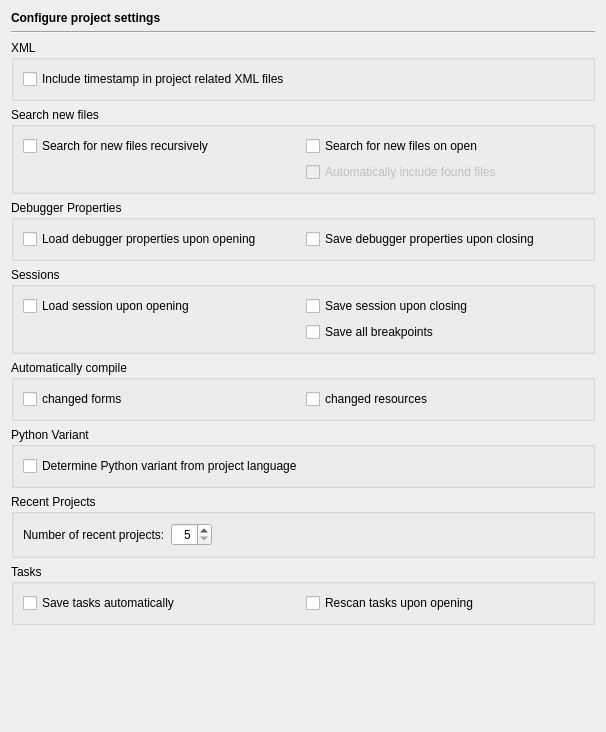
<?xml version="1.0" encoding="UTF-8"?>
<ui version="4.0">
 <class>ProjectPage</class>
 <widget class="QWidget" name="ProjectPage">
  <property name="geometry">
   <rect>
    <x>0</x>
    <y>0</y>
    <width>604</width>
    <height>732</height>
   </rect>
  </property>
  <layout class="QVBoxLayout" name="verticalLayout_3">
   <item>
    <widget class="QLabel" name="headerLabel">
     <property name="text">
      <string>&lt;b&gt;Configure project settings&lt;/b&gt;</string>
     </property>
    </widget>
   </item>
   <item>
    <widget class="Line" name="line8">
     <property name="frameShape">
      <enum>QFrame::HLine</enum>
     </property>
     <property name="frameShadow">
      <enum>QFrame::Sunken</enum>
     </property>
     <property name="orientation">
      <enum>Qt::Horizontal</enum>
     </property>
    </widget>
   </item>
   <item>
    <widget class="QGroupBox" name="groupBox_6">
     <property name="title">
      <string>XML</string>
     </property>
     <layout class="QVBoxLayout">
      <item>
       <widget class="QCheckBox" name="projectTimestampCheckBox">
        <property name="toolTip">
         <string>Select, if a timestamp should be written to all project related XML files</string>
        </property>
        <property name="text">
         <string>Include timestamp in project related XML files</string>
        </property>
       </widget>
      </item>
     </layout>
    </widget>
   </item>
   <item>
    <widget class="QGroupBox" name="groupBox_2">
     <property name="title">
      <string>Search new files</string>
     </property>
     <layout class="QGridLayout">
      <item row="0" column="0">
       <widget class="QCheckBox" name="projectSearchNewFilesRecursiveCheckBox">
        <property name="text">
         <string>Search for new files recursively</string>
        </property>
       </widget>
      </item>
      <item row="0" column="1">
       <widget class="QCheckBox" name="projectSearchNewFilesCheckBox">
        <property name="toolTip">
         <string>Select whether a search for new files on a project open should be performed.</string>
        </property>
        <property name="text">
         <string>Search for new files on open</string>
        </property>
       </widget>
      </item>
      <item row="1" column="1">
       <widget class="QCheckBox" name="projectAutoIncludeNewFilesCheckBox">
        <property name="enabled">
         <bool>false</bool>
        </property>
        <property name="toolTip">
         <string>Select whether the found files should be included automatically.</string>
        </property>
        <property name="text">
         <string>Automatically include found files</string>
        </property>
       </widget>
      </item>
     </layout>
    </widget>
   </item>
   <item>
    <widget class="QGroupBox" name="groupBox_4">
     <property name="title">
      <string>Debugger Properties</string>
     </property>
     <layout class="QGridLayout">
      <item row="0" column="0">
       <widget class="QCheckBox" name="projectLoadDebugPropertiesCheckBox">
        <property name="toolTip">
         <string>Select, whether a project debugger properties file shall be read on opening the project</string>
        </property>
        <property name="text">
         <string>Load debugger properties upon opening</string>
        </property>
       </widget>
      </item>
      <item row="0" column="1">
       <widget class="QCheckBox" name="projectSaveDebugPropertiesCheckBox">
        <property name="toolTip">
         <string>Select, whether a project debugger properties file shall be written on closing the project</string>
        </property>
        <property name="text">
         <string>Save debugger properties upon closing</string>
        </property>
       </widget>
      </item>
     </layout>
    </widget>
   </item>
   <item>
    <widget class="QGroupBox" name="groupBox_3">
     <property name="title">
      <string>Sessions</string>
     </property>
     <layout class="QGridLayout">
      <item row="0" column="0">
       <widget class="QCheckBox" name="projectLoadSessionCheckBox">
        <property name="toolTip">
         <string>Select, whether a project session file shall be read on opening the project</string>
        </property>
        <property name="text">
         <string>Load session upon opening</string>
        </property>
       </widget>
      </item>
      <item row="0" column="1">
       <widget class="QCheckBox" name="projectSaveSessionCheckBox">
        <property name="toolTip">
         <string>Select, whether a project session file shall be written on closing the project</string>
        </property>
        <property name="text">
         <string>Save session upon closing</string>
        </property>
       </widget>
      </item>
      <item row="1" column="1">
       <widget class="QCheckBox" name="projectSessionAllBpCheckBox">
        <property name="toolTip">
         <string>Select whether all breakpoints should be saved to the session file.</string>
        </property>
        <property name="text">
         <string>Save all breakpoints</string>
        </property>
       </widget>
      </item>
     </layout>
    </widget>
   </item>
   <item>
    <widget class="QGroupBox" name="groupBox_5">
     <property name="title">
      <string>Automatically compile</string>
     </property>
     <layout class="QGridLayout">
      <item row="0" column="0">
       <widget class="QCheckBox" name="projectAutoCompileFormsCheckBox">
        <property name="toolTip">
         <string>Select, if changed forms should be compiled automatically upon a run action</string>
        </property>
        <property name="text">
         <string>changed forms</string>
        </property>
       </widget>
      </item>
      <item row="0" column="1">
       <widget class="QCheckBox" name="projectAutoCompileResourcesCheckBox">
        <property name="toolTip">
         <string>Select, if changed resources should be compiled automatically upon a run action</string>
        </property>
        <property name="text">
         <string>changed resources</string>
        </property>
       </widget>
      </item>
     </layout>
    </widget>
   </item>
   <item>
    <widget class="QGroupBox" name="groupBox">
     <property name="title">
      <string>Python Variant</string>
     </property>
     <layout class="QVBoxLayout" name="verticalLayout">
      <item>
       <widget class="QCheckBox" name="pythonVariantCheckBox">
        <property name="toolTip">
         <string>Select to determine the Python variant from the project language</string>
        </property>
        <property name="text">
         <string>Determine Python variant from project language</string>
        </property>
       </widget>
      </item>
     </layout>
    </widget>
   </item>
   <item>
    <widget class="QGroupBox" name="groupBox_7">
     <property name="title">
      <string>Recent Projects</string>
     </property>
     <layout class="QHBoxLayout" name="horizontalLayout">
      <item>
       <widget class="QLabel" name="label">
        <property name="text">
         <string>Number of recent projects:</string>
        </property>
       </widget>
      </item>
      <item>
       <widget class="QSpinBox" name="projectRecentSpinBox">
        <property name="toolTip">
         <string>Enter the number of recent projects to remember</string>
        </property>
        <property name="alignment">
         <set>Qt::AlignRight|Qt::AlignTrailing|Qt::AlignVCenter</set>
        </property>
        <property name="minimum">
         <number>5</number>
        </property>
        <property name="maximum">
         <number>50</number>
        </property>
       </widget>
      </item>
      <item>
       <spacer>
        <property name="orientation">
         <enum>Qt::Horizontal</enum>
        </property>
        <property name="sizeHint" stdset="0">
         <size>
          <width>40</width>
          <height>20</height>
         </size>
        </property>
       </spacer>
      </item>
     </layout>
    </widget>
   </item>
   <item>
    <widget class="QGroupBox" name="groupBox_8">
     <property name="title">
      <string>Tasks</string>
     </property>
     <layout class="QHBoxLayout" name="horizontalLayout_2">
      <item>
       <widget class="QCheckBox" name="autosaveTasksCheckBox">
        <property name="toolTip">
         <string>Select to save the project tasks automatically</string>
        </property>
        <property name="text">
         <string>Save tasks automatically</string>
        </property>
       </widget>
      </item>
      <item>
       <widget class="QCheckBox" name="rescanTasksCheckBox">
        <property name="toolTip">
         <string>Select to rescan the project tasks when a project is opened</string>
        </property>
        <property name="text">
         <string>Rescan tasks upon opening</string>
        </property>
       </widget>
      </item>
     </layout>
    </widget>
   </item>
   <item>
    <spacer>
     <property name="orientation">
      <enum>Qt::Vertical</enum>
     </property>
     <property name="sizeHint" stdset="0">
      <size>
       <width>584</width>
       <height>20</height>
      </size>
     </property>
    </spacer>
   </item>
  </layout>
 </widget>
 <tabstops>
  <tabstop>projectTimestampCheckBox</tabstop>
  <tabstop>projectSearchNewFilesRecursiveCheckBox</tabstop>
  <tabstop>projectSearchNewFilesCheckBox</tabstop>
  <tabstop>projectAutoIncludeNewFilesCheckBox</tabstop>
  <tabstop>projectLoadDebugPropertiesCheckBox</tabstop>
  <tabstop>projectSaveDebugPropertiesCheckBox</tabstop>
  <tabstop>projectLoadSessionCheckBox</tabstop>
  <tabstop>projectSaveSessionCheckBox</tabstop>
  <tabstop>projectSessionAllBpCheckBox</tabstop>
  <tabstop>projectAutoCompileFormsCheckBox</tabstop>
  <tabstop>projectAutoCompileResourcesCheckBox</tabstop>
  <tabstop>pythonVariantCheckBox</tabstop>
  <tabstop>projectRecentSpinBox</tabstop>
 </tabstops>
 <resources/>
 <connections>
  <connection>
   <sender>projectSearchNewFilesCheckBox</sender>
   <signal>toggled(bool)</signal>
   <receiver>projectAutoIncludeNewFilesCheckBox</receiver>
   <slot>setEnabled(bool)</slot>
   <hints>
    <hint type="sourcelabel">
     <x>50</x>
     <y>133</y>
    </hint>
    <hint type="destinationlabel">
     <x>73</x>
     <y>190</y>
    </hint>
   </hints>
  </connection>
 </connections>
</ui>
